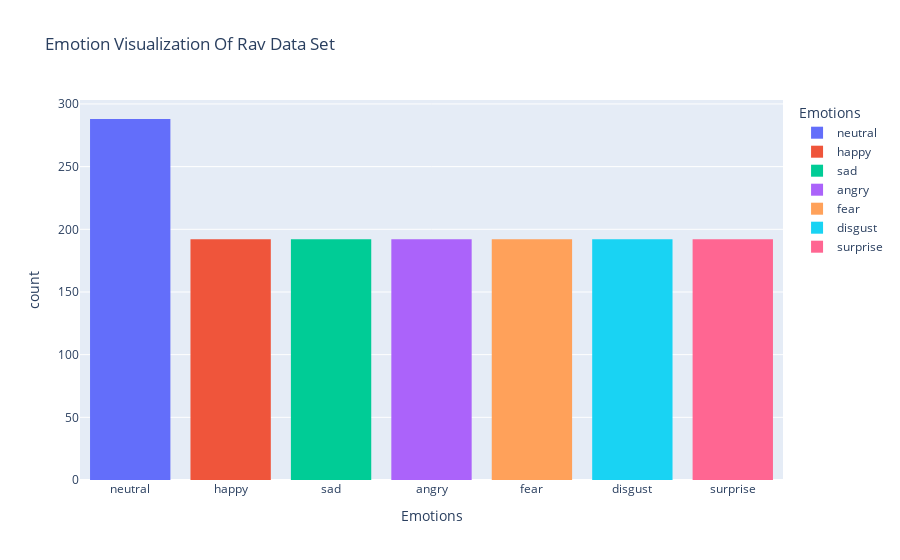

Notebook code for this chart:
### Markdown cell above
#### 3.1 Ravdess Data Set

### Code cell
visualize_emotions(RAV_df, "Emotion Visualization Of Rav Data Set")

### Figure 1 — Plotly figure (JSON) as saved in the notebook; plotly's stock layout.template omitted (floating-point values rounded to 4 significant figures; data arrays with more than 128 entries replaced by an {"elided": "..."} marker saying what was removed)
{"data": [{"alignmentgroup": "True", "bingroup": "x", "hovertemplate": "Emotions=%{x}<br>count=%{y}<extra></extra>", "legendgroup": "neutral", "marker": {"color": "#636efa", "pattern": {"shape": ""}}, "name": "neutral", "offsetgroup": "neutral", "orientation": "v", "showlegend": true, "type": "histogram", "x": {"elided": "288 str values"}, "xaxis": "x", "yaxis": "y"}, {"alignmentgroup": "True", "bingroup": "x", "hovertemplate": "Emotions=%{x}<br>count=%{y}<extra></extra>", "legendgroup": "happy", "marker": {"color": "#EF553B", "pattern": {"shape": ""}}, "name": "happy", "offsetgroup": "happy", "orientation": "v", "showlegend": true, "type": "histogram", "x": {"elided": "192 str values"}, "xaxis": "x", "yaxis": "y"}, {"alignmentgroup": "True", "bingroup": "x", "hovertemplate": "Emotions=%{x}<br>count=%{y}<extra></extra>", "legendgroup": "sad", "marker": {"color": "#00cc96", "pattern": {"shape": ""}}, "name": "sad", "offsetgroup": "sad", "orientation": "v", "showlegend": true, "type": "histogram", "x": {"elided": "192 str values"}, "xaxis": "x", "yaxis": "y"}, {"alignmentgroup": "True", "bingroup": "x", "hovertemplate": "Emotions=%{x}<br>count=%{y}<extra></extra>", "legendgroup": "angry", "marker": {"color": "#ab63fa", "pattern": {"shape": ""}}, "name": "angry", "offsetgroup": "angry", "orientation": "v", "showlegend": true, "type": "histogram", "x": {"elided": "192 str values"}, "xaxis": "x", "yaxis": "y"}, {"alignmentgroup": "True", "bingroup": "x", "hovertemplate": "Emotions=%{x}<br>count=%{y}<extra></extra>", "legendgroup": "fear", "marker": {"color": "#FFA15A", "pattern": {"shape": ""}}, "name": "fear", "offsetgroup": "fear", "orientation": "v", "showlegend": true, "type": "histogram", "x": {"elided": "192 str values"}, "xaxis": "x", "yaxis": "y"}, {"alignmentgroup": "True", "bingroup": "x", "hovertemplate": "Emotions=%{x}<br>count=%{y}<extra></extra>", "legendgroup": "disgust", "marker": {"color": "#19d3f3", "pattern": {"shape": ""}}, "name": "disgust", "offsetgroup": "disgust", "orientation": "v", "showlegend": true, "type": "histogram", "x": {"elided": "192 str values"}, "xaxis": "x", "yaxis": "y"}, {"alignmentgroup": "True", "bingroup": "x", "hovertemplate": "Emotions=%{x}<br>count=%{y}<extra></extra>", "legendgroup": "surprise", "marker": {"color": "#FF6692", "pattern": {"shape": ""}}, "name": "surprise", "offsetgroup": "surprise", "orientation": "v", "showlegend": true, "type": "histogram", "x": {"elided": "192 str values"}, "xaxis": "x", "yaxis": "y"}], "layout": {"barmode": "relative", "legend": {"title": {"text": "Emotions"}, "tracegroupgap": 0}, "title": {"text": "Emotion Visualization Of Rav Data Set"}, "xaxis": {"anchor": "y", "categoryarray": ["neutral", "happy", "sad", "angry", "fear", "disgust", "surprise"], "categoryorder": "array", "domain": [0, 1], "title": {"text": "Emotions"}}, "yaxis": {"anchor": "x", "domain": [0, 1], "title": {"text": "count"}}}}
